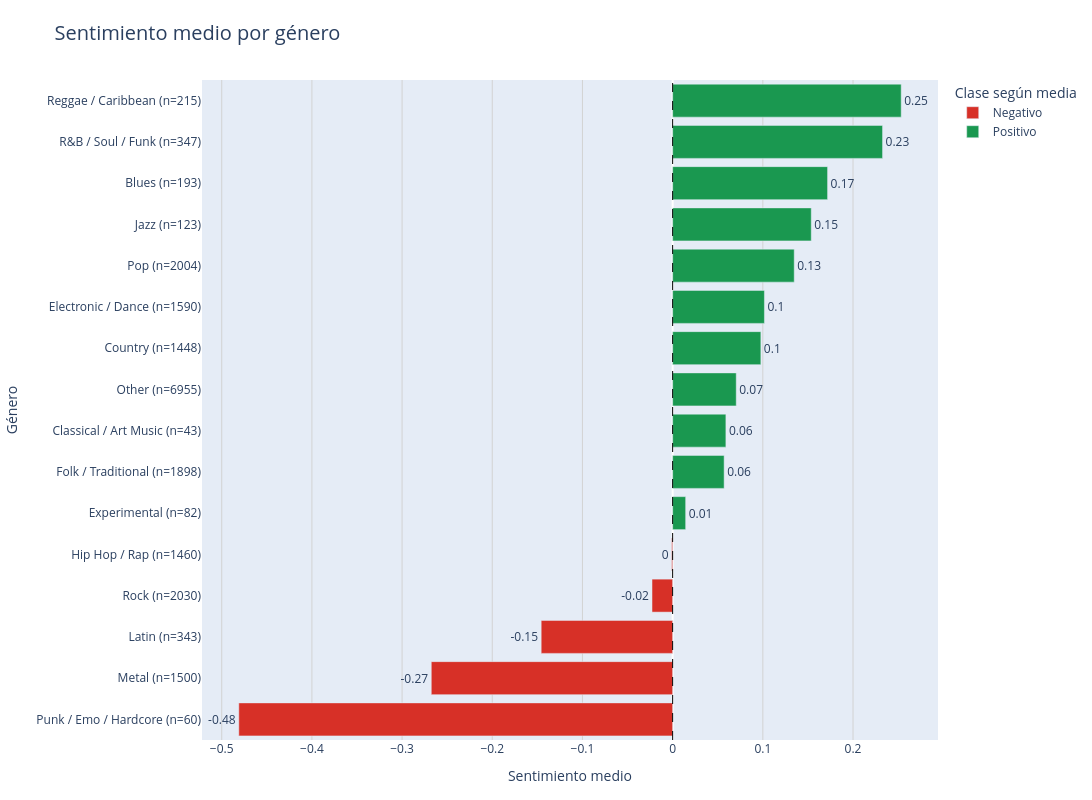

Write notebook code for a chart like this one.
### Markdown cell above
#### **4.2. Sentimiento medio por género**

Este gráfico ilustra el sentimiento promedio por género musical, ordenándolos desde los más negativos a los más positivos. Cada barra indica la cantidad de canciones analizadas (n) y cruza un eje central en cero que separa claramente las puntuaciones pesimistas de las optimistas. Además, utiliza colores para destacar la emoción predominante, permitiendo identificar al instante qué estilos musicales tienden a ser más alegres o melancólicos.

### Code cell
# ============================================================
# 2. Mean sentiment by genre
# ============================================================

pio.renderers.default = "vscode"

# ------------------------------------------------------------
# Preparar datos
# ------------------------------------------------------------

plot_data = genre_sentiment_final.copy()

plot_data["genre_label"] = (
    plot_data["genre"] + " (n=" + plot_data["n_canciones"].astype(str) + ")"
)

plot_data = plot_data.sort_values(
    "sentimiento_medio",
    ascending=True
).reset_index(drop=True)

# ------------------------------------------------------------
# Mostrar con Plotly
# ------------------------------------------------------------

color_map = {
    "negative": "#d73027",
    "neutral": "#fee08b",
    "positive": "#1a9850"
}

fig_plotly = px.bar(
    plot_data,
    x="sentimiento_medio",
    y="genre_label",
    orientation="h",
    color="sentimiento_medio_clase",
    text=plot_data["sentimiento_medio"].round(2),
    title="Sentimiento medio por género",
    labels={
        "sentimiento_medio": "Sentimiento medio",
        "genre_label": "Género",
        "sentimiento_medio_clase": "Clase según sentimiento medio"
    },
    color_discrete_map=color_map
)

fig_plotly.update_traces(
    textposition="outside"
)

# Renombrar leyenda y ocultar neutral si existe
for trace in fig_plotly.data:
    if trace.name == "negative":
        trace.name = "Negativo"
    elif trace.name == "positive":
        trace.name = "Positivo"
    elif trace.name == "neutral":
        trace.name = "Neutral"
        trace.showlegend = False

fig_plotly.add_vline(
    x=0,
    line_width=1,
    line_dash="dash",
    line_color="black"
)

fig_plotly.update_layout(
    width=1100,
    height=800,
    title=dict(font=dict(size=20)),
    xaxis=dict(showgrid=True, gridcolor="lightgray"),
    yaxis=dict(title="Género"),
    legend=dict(
        title="Clase según media"
    ),
    margin=dict(l=200, r=80, t=80, b=60)
)

fig_plotly.show()

### Figure 1 — Plotly figure (JSON) as saved in the notebook; plotly's stock layout.template omitted (floating-point values rounded to 4 significant figures)
{"data": [{"hovertemplate": "Clase según sentimiento medio=negative<br>Sentimiento medio=%{x}<br>Género=%{y}<br>text=%{text}<extra></extra>", "legendgroup": "negative", "marker": {"color": "#d73027", "pattern": {"shape": ""}}, "name": "Negativo", "orientation": "h", "showlegend": true, "text": [-0.48, -0.27, -0.15, -0.02, -0.0], "textposition": "outside", "type": "bar", "x": [-0.4811, -0.2676, -0.1458, -0.0229, -0.001086], "xaxis": "x", "y": ["Punk / Emo / Hardcore (n=60)", "Metal (n=1500)", "Latin (n=343)", "Rock (n=2030)", "Hip Hop / Rap (n=1460)"], "yaxis": "y"}, {"hovertemplate": "Clase según sentimiento medio=positive<br>Sentimiento medio=%{x}<br>Género=%{y}<br>text=%{text}<extra></extra>", "legendgroup": "positive", "marker": {"color": "#1a9850", "pattern": {"shape": ""}}, "name": "Positivo", "orientation": "h", "showlegend": true, "text": [0.01, 0.06, 0.06, 0.07, 0.1, 0.1, 0.13, 0.15, 0.17, 0.23, 0.25], "textposition": "outside", "type": "bar", "x": [0.01444, 0.0571, 0.05904, 0.07051, 0.09782, 0.1018, 0.1348, 0.1537, 0.1718, 0.2328, 0.2534], "xaxis": "x", "y": ["Experimental (n=82)", "Folk / Traditional (n=1898)", "Classical / Art Music (n=43)", "Other (n=6955)", "Country (n=1448)", "Electronic / Dance (n=1590)", "Pop (n=2004)", "Jazz (n=123)", "Blues (n=193)", "R&B / Soul / Funk (n=347)", "Reggae / Caribbean (n=215)"], "yaxis": "y"}], "layout": {"barmode": "relative", "height": 800, "legend": {"title": {"text": "Clase según media"}, "tracegroupgap": 0}, "margin": {"b": 60, "l": 200, "r": 80, "t": 80}, "shapes": [{"line": {"color": "black", "dash": "dash", "width": 1}, "type": "line", "x0": 0, "x1": 0, "xref": "x", "y0": 0, "y1": 1, "yref": "y domain"}], "title": {"font": {"size": 20}, "text": "Sentimiento medio por género"}, "width": 1100, "xaxis": {"anchor": "y", "domain": [0, 1], "gridcolor": "lightgray", "showgrid": true, "title": {"text": "Sentimiento medio"}}, "yaxis": {"anchor": "x", "domain": [0, 1], "title": {"text": "Género"}}}}
